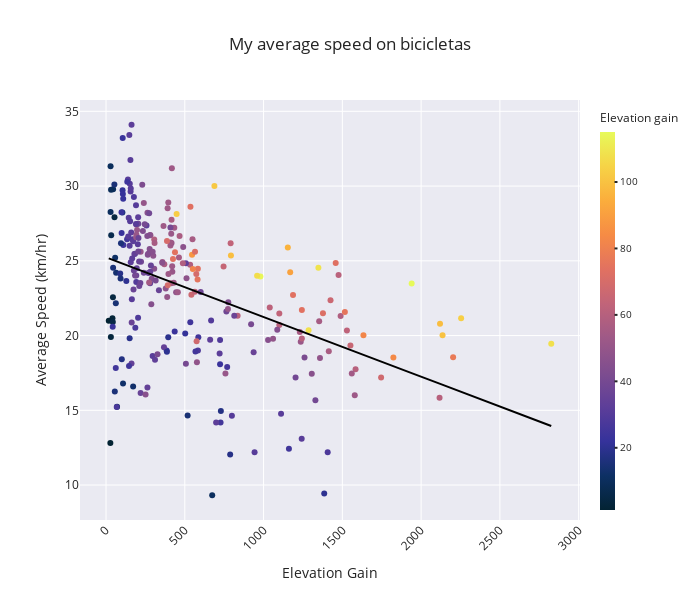

The notebook cell this image was saved under:
### Code cell
# Find the activity with the most kms
most_kms = (
    df_km.groupby(by=["Activity Type"], as_index=False)
    .sum()
    .sort_values(by="total_distance_km")
)

# Define an activity here
activity = most_kms["Activity Type"].values[-1]

# Generating four bins based on the Distance column
speed = df.loc[df["Activity Type"] == activity]
cats, bins = pd.cut(speed["Distance (km)"], 4, precision=0, retbins=True)
bins = np.around(bins, 0).astype(int)
bin_labels = []
for i in range(0, 4):
    bin_labels.append(
        f"{bins[i]}-{str(bins[i + 1])}km {activity.lower()}s"
    )
speed.insert(
    0, "distance_bin", pd.cut(speed["Distance (km)"], 4, precision=0, labels=bin_labels)
)

# Create a scatter plot with four subplots
fig_s = px.scatter(
    speed,
    x="Elevation Gain",
    y="Average Speed (km/hr)",
    color="Distance (km)",
    trendline="ols",  # Add a black trend line
    trendline_color_override="black",
    color_continuous_scale="thermal",  # Define a color scale
    title="My average speed on " + activity.lower() + "s",  # Set title text
    custom_data=["Elevation Gain", "Activity Date"],  # Variables for the hover text
)

# Customize the hover text
fig_s.update_traces(
    hovertemplate=
    "Activity Date: %{customdata[1]|%Y-%m-%d}<br>"
    "Distance (km): %{x:.1f}<br>"
    "Average speed (km/hr): %{y:.1f}<br>"
    "Elevation gain: %{customdata[0]:.1f}"
)

# Adjust the size and layout
fig_s.update_layout(
    autosize=False,
    width=700,
    height=600,
    template="seaborn",  # Others options: "plotly", "plotly_dark", "ggplot2", "seaborn", "simple_white"
)


# Rotate xtick labels
fig_s.update_xaxes(tickangle=-45)

# Set size of bin labels
fig_s.update_annotations(font=dict(size=10))

# Make the color bar smaller
fig_s.update_coloraxes(
    colorbar_thickness=15,
    colorbar_title_text="Elevation gain",
    colorbar_title_font_size=12,
    colorbar_tickfont_size=10,
    colorbar_ticklen=3,
)

fig_s.show()

### Figure 1 — Plotly figure (JSON) as saved in the notebook; plotly's stock layout.template omitted (floating-point values rounded to 4 significant figures; data arrays with more than 128 entries replaced by an {"elided": "..."} marker saying what was removed)
{"data": [{"customdata": {"elided": "256x2 mixed values"}, "hovertemplate": "Activity Date: %{customdata[1]|%Y-%m-%d}<br>Distance (km): %{x:.1f}<br>Average speed (km/hr): %{y:.1f}<br>Elevation gain: %{customdata[0]:.1f}", "legendgroup": "", "marker": {"color": {"elided": "256 float values"}, "coloraxis": "coloraxis", "symbol": "circle"}, "mode": "markers", "name": "", "orientation": "v", "showlegend": false, "type": "scatter", "x": {"elided": "256 float values"}, "xaxis": "x", "y": {"elided": "256 float values"}, "yaxis": "y"}, {"hovertemplate": "Activity Date: %{customdata[1]|%Y-%m-%d}<br>Distance (km): %{x:.1f}<br>Average speed (km/hr): %{y:.1f}<br>Elevation gain: %{customdata[0]:.1f}", "legendgroup": "", "line": {"color": "black"}, "marker": {"symbol": "circle"}, "mode": "lines", "name": "", "showlegend": false, "type": "scatter", "x": {"elided": "256 float values"}, "xaxis": "x", "y": {"elided": "256 float values"}, "yaxis": "y"}], "layout": {"autosize": false, "coloraxis": {"colorbar": {"thickness": 15, "tickfont": {"size": 10}, "ticklen": 3, "title": {"font": {"size": 12}, "text": "Elevation gain"}}, "colorscale": [[0, "rgb(3, 35, 51)"], [0.09091, "rgb(13, 48, 100)"], [0.1818, "rgb(53, 50, 155)"], [0.2727, "rgb(93, 62, 153)"], [0.3636, "rgb(126, 77, 143)"], [0.4545, "rgb(158, 89, 135)"], [0.5455, "rgb(193, 100, 121)"], [0.6364, "rgb(225, 113, 97)"], [0.7273, "rgb(246, 139, 69)"], [0.8182, "rgb(251, 173, 60)"], [0.9091, "rgb(246, 211, 70)"], [1, "rgb(231, 250, 90)"]]}, "height": 600, "legend": {"tracegroupgap": 0}, "title": {"text": "My average speed on bicicletas"}, "width": 700, "xaxis": {"anchor": "y", "domain": [0, 1], "tickangle": -45, "title": {"text": "Elevation Gain"}}, "yaxis": {"anchor": "x", "domain": [0, 1], "title": {"text": "Average Speed (km/hr)"}}}}
